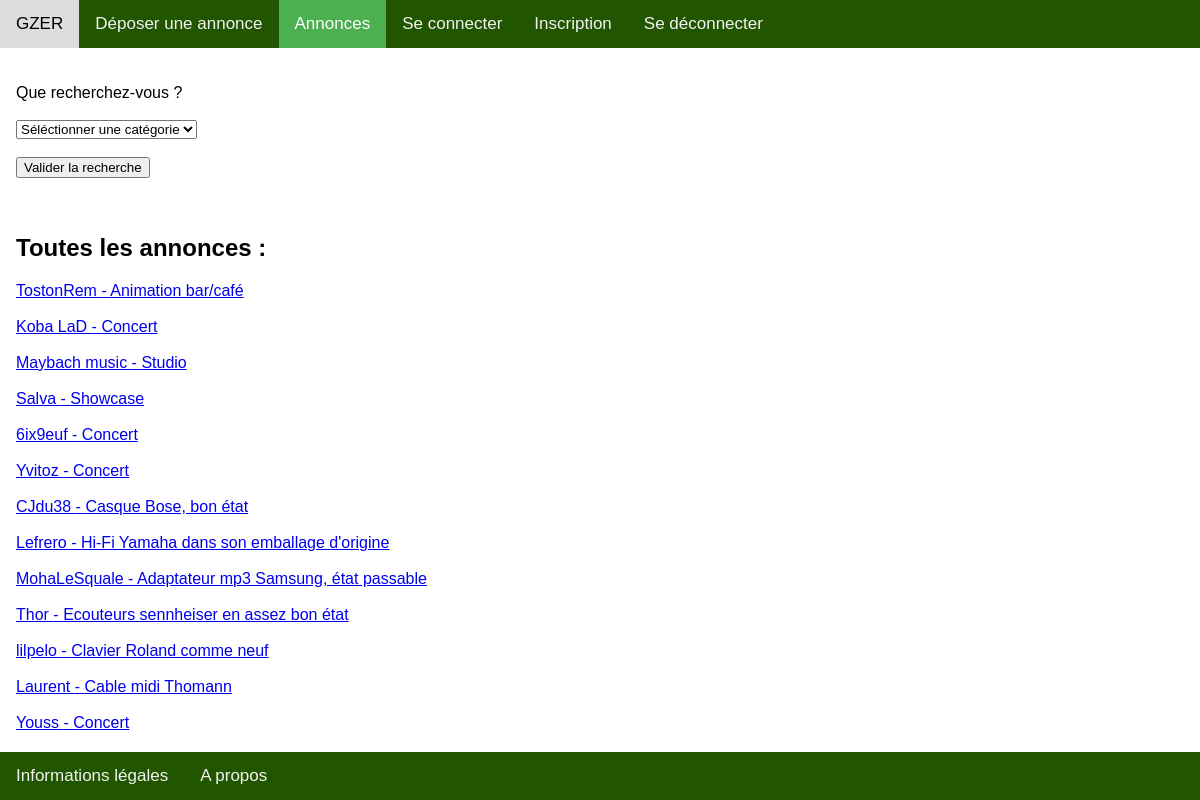
The app's page /controler/annonces.ctrl.php with its own data.
### tables this page shows
CREATE TABLE annonces (
  numA INTEGER,
  titreA STRING,
  prixA INTEGER,
  localisationA STRING,
  auteurA STRING,
  dateA date,
  categorieA STRING,
  styleA STRING
);

### controler/annonces.ctrl.php (called while the page is built)
<?php
require_once('../model/Annonce.class.php');
require_once('../model/GzerDAO.class.php');
if (isset($_GET['categorie'])) {
  $categorie = $_GET['categorie'];
} else {
  $categorie = '';
}
if (isset($_GET['quartier'])) {
  $quartier = $_GET['quartier'];
} else {
  $quartier = '';
}
  if (isset($categorie) && $categorie != '') {
    $config = parse_ini_file('../config/config.ini');
    $DAO = new GzerDAO($config['database_path']);
    $annoncesCat = $DAO->getAnnoncesParCategorie($categorie);
  } else if (isset($style) && $style != ''){
    $config = parse_ini_file('../config/config.ini');
    $DAO = new GzerDAO($config['database_path']);
    $annoncesStyle = $DAO->getAnnoncesParStyle($style);
  } else if (isset($materiel) && $materiel != '') {
    $config = parse_ini_file('../config/config.ini');
    $DAO = new GzerDAO($config['database_path']);
    $annoncesCat = $DAO->getAnnoncesParCategorie($materiel);
  } else if (isset($quartier) && $quartier != '') {
    $config = parse_ini_file('../config/config.ini');
    $DAO = new GzerDAO($config['database_path']);
    $annoncesQuart = $DAO->getAnnoncesParQuartier($quartier);
  } else {
    $config = parse_ini_file('../config/config.ini');
    $DAO = new GzerDAO($config['database_path']);
    $annonces = $DAO->getAnnonces();
  }
include('../view/annonces.view.php');
?>

### model/GzerDAO.class.php (called while the page is built, shortened)
<?php
class GzerDAO {
  private $db;
  function __construct($path) {
    $database = 'sqlite:'.$path.'/gzer.db';
    try {
      $this->db = new PDO($database);
    }
    catch (PDOException $e){
      die("erreur de connexion:".$e->getMessage());
    }
  }
  public function getDb(){
    return $this->db;
  }
  public function getAnnonces():array{
    $req = "SELECT * FROM annonces";
    $st = $this->getDb()->query($req);
    $result=$st->fetchAll(PDO::FETCH_CLASS, 'Annonce');
    return $result;
  }
}
?>

### model/Annonce.class.php (called while the page is built, shortened)
<?php
class Annonce {
  private $numA;
  private $titreA;
  private $auteurA;
  public function getNumA() {
    return $this->numA;
  }
  public function getTitreA() {
    return $this->titreA;
  }
  public function getAuteurA() {
    return $this->auteurA;
  }
}
?>

### view/annonces.view.php (the view, shortened to what this page needs)
<!DOCTYPE html>
<html lang="en" dir="ltr">
<head>
  <link rel="stylesheet" href="../view/css/deposer_annonce.view.styles.css" />
</head>
<body>
  <div class="topnav">
    <a href="../controler/main.ctrl.php">GZER</a>
    <a href="../controler/deposer_annonce.ctrl.php">Déposer une annonce</a>
    <a class="active" href="../controler/annonces.ctrl.php">Annonces</a>
    <a href="../controler/seconnecter.ctrl.php">Se connecter</a>
    <a href="../controler/inscription.ctrl.php">Inscription</a>
    <a href="../controler/deconnexion.ctrl.php">Se déconnecter</a>
  </div>
  <div class="navbar">
    <a href="../view/infos.view.php">Informations légales</a>
    <a href="../view/a_propos.view.php">A propos</a>
  </div>
  <div id=container style="padding-left:16px">
    <br><br>
    Que recherchez-vous ?
    <br><br>
    <form action="annonces.ctrl.php">
      <select id="categorie" name="categorie">
        <option value="" selected>Séléctionner une catégorie</option>
      </select>
      <br><br>
      <input type="submit" value="Valider la recherche">
    </form>
    <br><br>
    <h2>Toutes les annonces : <?= $categorie ?>  <?= $quartier ?></h2>
    <?php if(isset($annonces)) {foreach ($annonces as $annonce) { ?>
      <a href="../controler/annonce.ctrl.php?numA=<?= $annonce->getNumA() ?>"><?= $annonce->getAuteurA() ?> - <?= $annonce->getTitreA() ?></a>
      <br><br>
    <?php } } ?>
  </div>
  </body>
  </html>

### view/css/deposer_annonce.view.styles.css (style rules this page uses)
body { margin: 0; font-family: Arial, Helvetica, sans-serif; }
.topnav { overflow: hidden; background-color: #250; }
.topnav a { float: left; color: #f2f2f2; text-align: center; padding: 14px 16px; text-decoration: none; font-size: 17px; }
.topnav a.active { background-color: #4CAF50; color: white; }
.navbar { overflow: hidden; background-color: #250; position: fixed; bottom: 0; width: 100%; }
.navbar a { float: left; display: block; color: #f2f2f2; text-align: center; padding: 14px 16px; text-decoration: none; font-size: 17px; }
#container { overflow:auto; }

### records on screen
annonces: auteurA "TostonRem", titreA "Animation bar/café"
annonces: auteurA "Koba LaD", titreA "Concert"
annonces: auteurA "Maybach music", titreA "Studio"
annonces: auteurA "Salva", titreA "Showcase"
annonces: auteurA "6ix9euf", titreA "Concert"
annonces: auteurA "Yvitoz", titreA "Concert"
annonces: auteurA "CJdu38", titreA "Casque Bose, bon état"
annonces: auteurA "Lefrero", titreA "Hi-Fi Yamaha dans son emballage d'origine"
annonces: auteurA "MohaLeSquale", titreA "Adaptateur mp3 Samsung, état passable"
annonces: auteurA "Thor", titreA "Ecouteurs sennheiser en assez bon état"
annonces: auteurA "lilpelo", titreA "Clavier Roland comme neuf"
annonces: auteurA "Laurent", titreA "Cable midi Thomann"
annonces: auteurA "Youss", titreA "Concert"
